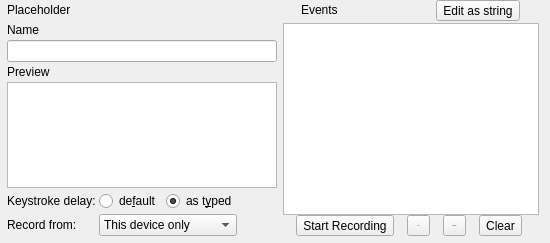
     <widget class="QWidget" name="macroTab">
      <property name="sizePolicy">
       <sizepolicy hsizetype="Preferred" vsizetype="Preferred">
        <horstretch>0</horstretch>
        <verstretch>0</verstretch>
       </sizepolicy>
      </property>
      <attribute name="title">
       <string>Macro</string>
      </attribute>
      <layout class="QGridLayout" name="gridLayout_7">
       <property name="leftMargin">
        <number>7</number>
       </property>
       <property name="topMargin">
        <number>0</number>
       </property>
       <property name="bottomMargin">
        <number>7</number>
       </property>
       <property name="verticalSpacing">
        <number>2</number>
       </property>
       <item row="2" column="0">
        <layout class="QVBoxLayout" name="verticalLayout_2">
         <property name="spacing">
          <number>3</number>
         </property>
         <property name="sizeConstraint">
          <enum>QLayout::SetDefaultConstraint</enum>
         </property>
         <item>
          <widget class="QLabel" name="label_2">
           <property name="sizePolicy">
            <sizepolicy hsizetype="Preferred" vsizetype="Fixed">
             <horstretch>0</horstretch>
             <verstretch>0</verstretch>
            </sizepolicy>
           </property>
           <property name="text">
            <string>Name</string>
           </property>
          </widget>
         </item>
         <item>
          <widget class="QLineEdit" name="macroName"/>
         </item>
         <item>
          <widget class="QLabel" name="label_3">
           <property name="sizePolicy">
            <sizepolicy hsizetype="Preferred" vsizetype="Fixed">
             <horstretch>0</horstretch>
             <verstretch>0</verstretch>
            </sizepolicy>
           </property>
           <property name="text">
            <string>Preview</string>
           </property>
          </widget>
         </item>
         <item>
          <widget class="NoUserInputTextEdit" name="macroPreview">
           <property name="sizePolicy">
            <sizepolicy hsizetype="Expanding" vsizetype="MinimumExpanding">
             <horstretch>0</horstretch>
             <verstretch>0</verstretch>
            </sizepolicy>
           </property>
           <property name="contextMenuPolicy">
            <enum>Qt::DefaultContextMenu</enum>
           </property>
           <property name="acceptDrops">
            <bool>false</bool>
           </property>
           <property name="inputMethodHints">
            <set>Qt::ImhNoAutoUppercase</set>
           </property>
           <property name="horizontalScrollBarPolicy">
            <enum>Qt::ScrollBarAlwaysOff</enum>
           </property>
           <property name="sizeAdjustPolicy">
            <enum>QAbstractScrollArea::AdjustToContents</enum>
           </property>
           <property name="documentTitle">
            <string/>
           </property>
           <property name="undoRedoEnabled">
            <bool>false</bool>
           </property>
           <property name="readOnly">
            <bool>true</bool>
           </property>
           <property name="plainText">
            <string/>
           </property>
           <property name="textInteractionFlags">
            <set>Qt::TextSelectableByKeyboard|Qt::TextSelectableByMouse</set>
           </property>
          </widget>
         </item>
         <item>
          <layout class="QGridLayout" name="gridLayout_6">
           <item row="0" column="1">
            <layout class="QHBoxLayout" name="horizontalLayout_4">
             <item>
              <widget class="QRadioButton" name="rb_delay_default">
               <property name="whatsThis">
                <string>Set delay to default values: 20us up to 15 chars, 200us above</string>
               </property>
               <property name="text">
                <string>de&amp;fault</string>
               </property>
               <property name="checked">
                <bool>false</bool>
               </property>
               <property name="autoExclusive">
                <bool>true</bool>
               </property>
              </widget>
             </item>
             <item>
              <widget class="QRadioButton" name="rb_delay_asTyped">
               <property name="whatsThis">
                <string>Delay will be the same as it was recorded</string>
               </property>
               <property name="text">
                <string>as t&amp;yped</string>
               </property>
               <property name="checked">
                <bool>true</bool>
               </property>
              </widget>
             </item>
            </layout>
           </item>
           <item row="4" column="1">
            <widget class="QComboBox" name="captureTypeBox">
             <property name="sizePolicy">
              <sizepolicy hsizetype="Minimum" vsizetype="Fixed">
               <horstretch>0</horstretch>
               <verstretch>0</verstretch>
              </sizepolicy>
             </property>
             <property name="maximumSize">
              <size>
               <width>16777215</width>
               <height>22</height>
              </size>
             </property>
             <item>
              <property name="text">
               <string>This device only</string>
              </property>
             </item>
             <item>
              <property name="text">
               <string>All ckb-next devices</string>
              </property>
             </item>
             <item>
              <property name="text">
               <string>All keyboards</string>
              </property>
             </item>
            </widget>
           </item>
           <item row="4" column="2">
            <spacer name="horizontalSpacer_27">
             <property name="orientation">
              <enum>Qt::Horizontal</enum>
             </property>
             <property name="sizeHint" stdset="0">
              <size>
               <width>40</width>
               <height>20</height>
              </size>
             </property>
            </spacer>
           </item>
           <item row="4" column="0">
            <widget class="QLabel" name="label_6">
             <property name="text">
              <string>Record from:</string>
             </property>
            </widget>
           </item>
           <item row="0" column="0">
            <widget class="QLabel" name="label_5">
             <property name="text">
              <string>Keystroke delay:</string>
             </property>
            </widget>
           </item>
          </layout>
         </item>
        </layout>
       </item>
       <item row="1" column="1">
        <layout class="QHBoxLayout" name="horizontalLayout_6">
         <item>
          <widget class="QLabel" name="label_4">
           <property name="sizePolicy">
            <sizepolicy hsizetype="Maximum" vsizetype="Fixed">
             <horstretch>0</horstretch>
             <verstretch>0</verstretch>
            </sizepolicy>
           </property>
           <property name="text">
            <string>Events</string>
           </property>
          </widget>
         </item>
         <item>
          <spacer name="horizontalSpacer_29">
           <property name="orientation">
            <enum>Qt::Horizontal</enum>
           </property>
           <property name="sizeType">
            <enum>QSizePolicy::Minimum</enum>
           </property>
           <property name="sizeHint" stdset="0">
            <size>
             <width>80</width>
             <height>20</height>
            </size>
           </property>
          </spacer>
         </item>
         <item>
          <widget class="QToolButton" name="editAsStringBtn">
           <property name="sizePolicy">
            <sizepolicy hsizetype="Maximum" vsizetype="Fixed">
             <horstretch>0</horstretch>
             <verstretch>0</verstretch>
            </sizepolicy>
           </property>
           <property name="maximumSize">
            <size>
             <width>16777215</width>
             <height>22</height>
            </size>
           </property>
           <property name="text">
            <string>Edit as string</string>
           </property>
          </widget>
         </item>
        </layout>
       </item>
       <item row="1" column="0">
        <widget class="QLabel" name="lbl_macro">
         <property name="sizePolicy">
          <sizepolicy hsizetype="Preferred" vsizetype="Fixed">
           <horstretch>0</horstretch>
           <verstretch>0</verstretch>
          </sizepolicy>
         </property>
         <property name="text">
          <string notr="true">Placeholder</string>
         </property>
        </widget>
       </item>
       <item row="2" column="1">
        <layout class="QVBoxLayout" name="verticalLayout_3">
         <property name="spacing">
          <number>0</number>
         </property>
         <item>
          <widget class="QTableView" name="tableView">
           <property name="enabled">
            <bool>true</bool>
           </property>
           <property name="sizePolicy">
            <sizepolicy hsizetype="Minimum" vsizetype="MinimumExpanding">
             <horstretch>0</horstretch>
             <verstretch>0</verstretch>
            </sizepolicy>
           </property>
           <property name="sizeAdjustPolicy">
            <enum>QAbstractScrollArea::AdjustIgnored</enum>
           </property>
           <property name="dragEnabled">
            <bool>true</bool>
           </property>
           <property name="dragDropOverwriteMode">
            <bool>false</bool>
           </property>
           <property name="dragDropMode">
            <enum>QAbstractItemView::InternalMove</enum>
           </property>
           <property name="defaultDropAction">
            <enum>Qt::MoveAction</enum>
           </property>
           <property name="selectionBehavior">
            <enum>QAbstractItemView::SelectRows</enum>
           </property>
           <property name="sortingEnabled">
            <bool>false</bool>
           </property>
           <property name="cornerButtonEnabled">
            <bool>false</bool>
           </property>
           <attribute name="horizontalHeaderMinimumSectionSize">
            <number>22</number>
           </attribute>
           <attribute name="horizontalHeaderDefaultSectionSize">
            <number>65</number>
           </attribute>
           <attribute name="horizontalHeaderHighlightSections">
            <bool>false</bool>
           </attribute>
           <attribute name="verticalHeaderVisible">
            <bool>false</bool>
           </attribute>
           <attribute name="verticalHeaderMinimumSectionSize">
            <number>22</number>
           </attribute>
           <attribute name="verticalHeaderDefaultSectionSize">
            <number>22</number>
           </attribute>
          </widget>
         </item>
         <item>
          <layout class="QHBoxLayout" name="horizontalLayout_7">
           <item>
            <widget class="ClickEventPushButton" name="btnStartMacro">
             <property name="maximumSize">
              <size>
               <width>16777215</width>
               <height>22</height>
              </size>
             </property>
             <property name="text">
              <string>Start Recording</string>
             </property>
            </widget>
           </item>
           <item>
            <widget class="QToolButton" name="btnAddEvent">
             <property name="minimumSize">
              <size>
               <width>23</width>
               <height>0</height>
              </size>
             </property>
             <property name="maximumSize">
              <size>
               <width>16777215</width>
               <height>22</height>
              </size>
             </property>
             <property name="font">
              <font>
               <pointsize>-1</pointsize>
               <bold>false</bold>
              </font>
             </property>
             <property name="text">
              <string>Add</string>
             </property>
            </widget>
           </item>
           <item>
            <widget class="QToolButton" name="btnRemoveEvent">
             <property name="minimumSize">
              <size>
               <width>23</width>
               <height>0</height>
              </size>
             </property>
             <property name="maximumSize">
              <size>
               <width>16777215</width>
               <height>22</height>
              </size>
             </property>
             <property name="font">
              <font>
               <pointsize>-1</pointsize>
               <bold>false</bold>
              </font>
             </property>
             <property name="text">
              <string>Remove</string>
             </property>
            </widget>
           </item>
           <item>
            <widget class="QToolButton" name="btnClearMacro">
             <property name="sizePolicy">
              <sizepolicy hsizetype="Fixed" vsizetype="Fixed">
               <horstretch>0</horstretch>
               <verstretch>0</verstretch>
              </sizepolicy>
             </property>
             <property name="maximumSize">
              <size>
               <width>16777215</width>
               <height>22</height>
              </size>
             </property>
             <property name="text">
              <string>Clear</string>
             </property>
            </widget>
           </item>
          </layout>
         </item>
        </layout>
       </item>
      </layout>
     </widget>
